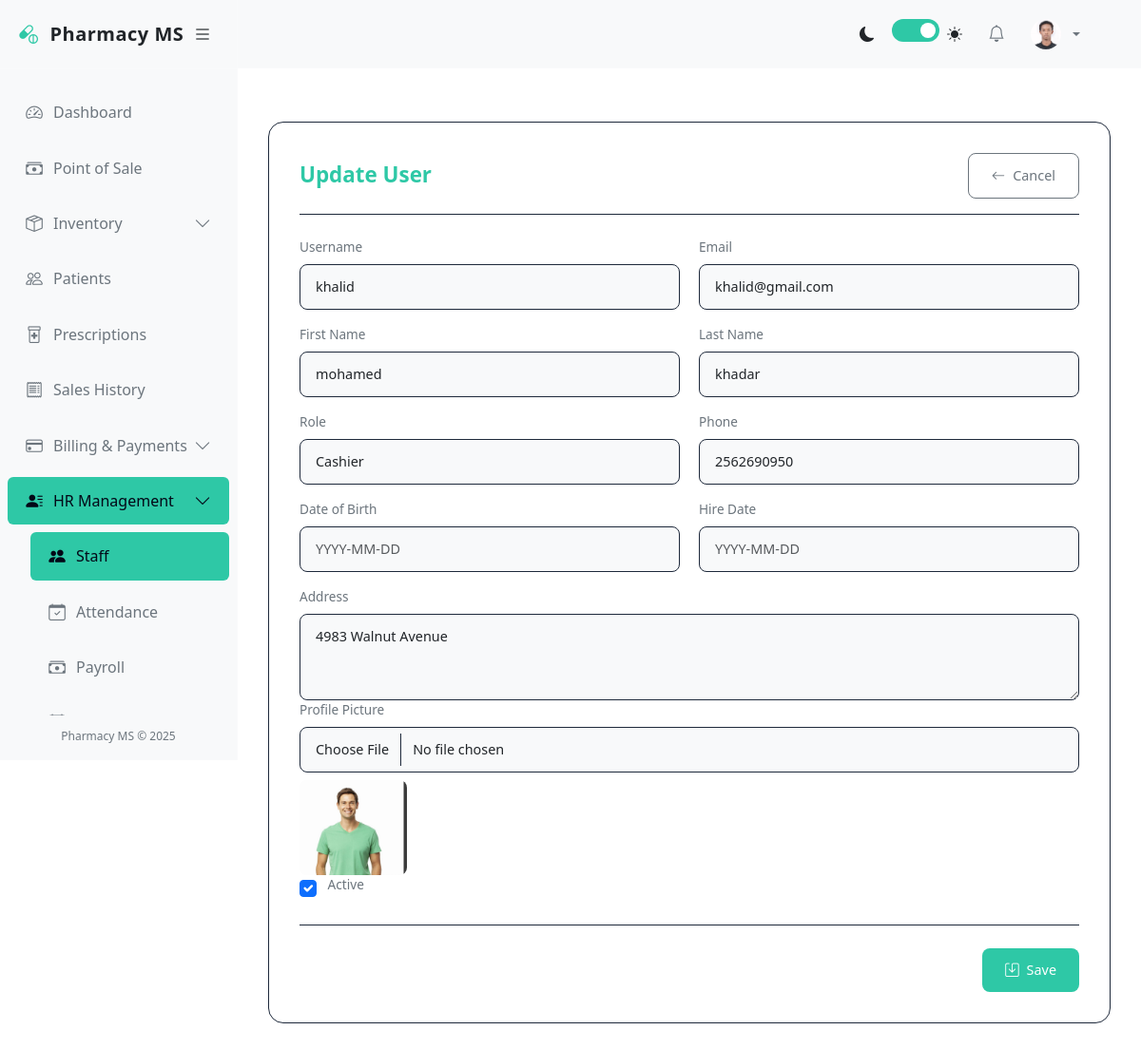
The app's page /accounts/users/10/update/ (signed in) with its own data.
### accounts/models.py (models this page shows, shortened)
class User(AbstractUser):
    GENDER_CHOICES = (
        ('M', 'Male'),
        ('F', 'Female'),
        ('O', 'Other'),
    )
    ROLES = (
        ('admin', 'Administrator'),
        ('pharmacist', 'Pharmacist'),
        ('cashier', 'Cashier'),
        ('manager', 'Manager'),
        ('staff', 'Staff'),
    )
    role = models.CharField(max_length=20, choices=ROLES, default='staff')
    gender = models.CharField(max_length=1, choices=GENDER_CHOICES, blank=True, null=True)
    phone = models.CharField(max_length=20, blank=True, null=True)
    address = models.TextField(blank=True, null=True)
    date_of_birth = models.DateField(blank=True, null=True)
    hire_date = models.DateField(blank=True, null=True)
    profile_picture = models.ImageField(upload_to='profile_pics/', blank=True, null=True)
    is_active = models.BooleanField(default=True)

### accounts/views.py (the view)
# urls.py: path('users/<int:pk>/update/', views.user_update, name='user_update'),
@login_required
@user_passes_test(is_admin)
def user_update(request, pk):
    user = get_object_or_404(User, pk=pk)
    if request.method == 'POST':
        form = UserUpdateForm(request.POST, request.FILES, instance=user)
        if form.is_valid():
            form.save()
            messages.success(request, f'User {user.username} updated successfully!')
            return redirect('user_list')
    else:
        form = UserUpdateForm(instance=user)
    return render(request, 'accounts/user_form.html', {'form': form, 'title': 'Update User'})

### pharmacy/templates/accounts/user_form.html (shortened to what this page needs)
{% extends 'base.html' %}
{% block content %}
<div class="batch-form-container">
    <div class="form-header">
        <h2 class="form-title">{{ title }}</h2>
        <a href="{% url 'user_list' %}" class="btn btn-outline">
            <i class="bi bi-arrow-left"></i> Cancel
        </a>
    </div>
    <form method="post" enctype="multipart/form-data">
        <div class="form-row">
            <div class="form-group">
                <label for="id_username">Username</label>
                <input type="text" name="username" id="id_username" class="form-control"
                       value="{{ form.username.value|default:'' }}" required>
            </div>
            <div class="form-group">
                <label for="id_email">Email</label>
                <input type="email" name="email" id="id_email" class="form-control"
                       value="{{ form.email.value|default:'' }}" required>
            </div>
        </div>
        <div class="form-row">
            <div class="form-group">
                <label for="id_first_name">First Name</label>
                <input type="text" name="first_name" id="id_first_name" class="form-control"
                       value="{{ form.first_name.value|default:'' }}">
            </div>
            <div class="form-group">
                <label for="id_last_name">Last Name</label>
                <input type="text" name="last_name" id="id_last_name" class="form-control"
                       value="{{ form.last_name.value|default:'' }}">
            </div>
        </div>
        <div class="form-row">
            <div class="form-group">
                <label for="id_role">Role</label>
                <select name="role" id="id_role" class="form-control">
                    {% for value, label in form.fields.role.choices %}
                        <option value="{{ value }}" {% if form.role.value == value %}selected{% endif %}>{{ label }}</option>
                    {% endfor %}
                </select>
            </div>
            <div class="form-group">
                <label for="id_phone">Phone</label>
                <input type="text" name="phone" id="id_phone" class="form-control"
                       value="{{ form.phone.value|default:'' }}">
            </div>
        </div>
        <div class="form-row">
            <div class="form-group">
                <label for="id_date_of_birth">Date of Birth</label>
                <input type="date" name="date_of_birth" id="id_date_of_birth" class="form-control"
                       value="{{ form.date_of_birth.value|date:'Y-m-d'|default:'' }}">
            </div>
            <div class="form-group">
                <label for="id_hire_date">Hire Date</label>
                <input type="date" name="hire_date" id="id_hire_date" class="form-control"
                       value="{{ form.hire_date.value|date:'Y-m-d'|default:'' }}">
            </div>
        </div>
        <div class="form-group full-width">
            <label for="id_address">Address</label>
            <textarea name="address" id="id_address" class="form-control" rows="3">{{ form.address.value|default:'' }}</textarea>
        </div>
        <div class="form-group full-width">
            <label for="id_profile_picture">Profile Picture</label>
            <input type="file" name="profile_picture" id="id_profile_picture" class="form-control">
            {% if form.instance.profile_picture %}
                <div class="mt-2">
                    <img src="{{ form.instance.profile_picture.url }}" alt="Current profile picture" style="max-height: 100px; border-radius: 8px;">
                </div>
            {% endif %}
        </div>
        <div class="form-group">
            <div class="checkbox">
                <input type="checkbox" name="is_active" id="id_is_active" class="form-check-input"
                       {% if form.is_active.value %}checked{% endif %}>
                <label for="id_is_active" class="form-check-label">Active</label>
            </div>
        </div>
        <div class="form-actions">
            <button type="submit" class="btn btn-primary">
                <i class="bi bi-save"></i> Save
            </button>
        </div>
    </form>
</div>
{% endblock %}

### pharmacy/templates/base.html (shortened to what this page needs)
<!DOCTYPE html>
<html lang="en">
<head>
    <link href="https://cdn.jsdelivr.net/npm/bootstrap@5.3.0/dist/css/bootstrap.min.css" rel="stylesheet">
    <link rel="stylesheet" href="https://cdn.jsdelivr.net/npm/bootstrap-icons@1.10.0/font/bootstrap-icons.css">
</head>
<body>
    <div class="d-flex">
        <div class="sidebar" id="sidebar">
            <div class="sidebar-header">
                <a href="{% url 'dashboard' %}" class="sidebar-brand">
                    <i class="bi bi-capsule-pill sidebar-brand-icon"></i>
                    <span id="sidebar-title">Pharmacy MS</span>
                </a>
                <button class="toggle-btn" id="toggle-sidebar">
                    <i class="bi bi-list"></i>
                </button>
            </div>
            <div class="px-2 py-3" style="height: calc(100% - 120px); overflow-y: auto;">
                <ul class="nav flex-column">
                    <li class="nav-item">
                        <a class="nav-link {% if request.resolver_match.url_name == 'dashboard' %}active{% endif %}"
                            href="{% url 'dashboard' %}">
                            <i class="bi bi-speedometer2"></i>
                            <span class="nav-link-text ms-2">Dashboard</span>
                        </a>
                    </li>
                    <li class="nav-item">
                        <a class="nav-link {% if 'pos' in request.resolver_match.url_name %}active{% endif %}"
                            href="{% url 'pos' %}">
                            <i class="bi bi-cash-stack"></i>
                            <span class="nav-link-text ms-2">Point of Sale</span>
                        </a>
                    </li>
                    <li class="nav-item">
                        <a class="nav-link "
                            data-bs-toggle="collapse" href="#inventoryCollapse">
                            <i class="bi bi-box-seam"></i>
                            <span class="nav-link-text ms-2">Inventory</span>
                            <i class="bi bi-chevron-down collapse-icon ms-auto"></i>
                        </a>
                    </li>
                    <li class="nav-item">
                        <a class="nav-link {% if 'patient' in request.resolver_match.url_name %}active{% endif %}"
                            href="{% url 'patient_list' %}">
                            <i class="bi bi-people"></i>
                            <span class="nav-link-text ms-2">Patients</span>
                        </a>
                    </li>
                    <li class="nav-item">
                        <a class="nav-link {% if 'prescription' in request.resolver_match.url_name %}active{% endif %}"
                            href="{% url 'prescription_list' %}">
                            <i class="bi bi-prescription2"></i>
                            <span class="nav-link-text ms-2">Prescriptions</span>
                        </a>
                    </li>
                    <li class="nav-item">
                        <a class="nav-link {% if 'sale' in request.resolver_match.url_name and 'pos' not in request.resolver_match.url_name %}active{% endif %}"
                            href="{% url 'sale_list' %}">
                            <i class="bi bi-receipt"></i>
                            <span class="nav-link-text ms-2">Sales History</span>
                        </a>
                    </li>
                    <li class="nav-item">
                        <a class="nav-link {% if 'billing' in request.resolver_match.url_name or 'payment' in request.resolver_match.url_name %}active{% endif %}"
                            data-bs-toggle="collapse" href="#billingCollapse">
                            <i class="bi bi-credit-card"></i>
                            <span class="nav-link-text ms-2">Billing & Payments</span>
                            <i class="bi bi-chevron-down collapse-icon ms-auto"></i>
                        </a>
                    </li>
                    <li class="nav-item">
                        <a class="nav-link {% if 'user' in request.resolver_match.url_name or 'attendance' in request.resolver_match.url_name or 'payroll' in request.resolver_match.url_name %}active{% endif %}"
                            data-bs-toggle="collapse" href="#hrCollapse">
                            <i class="bi bi-person-lines-fill"></i>
                            <span class="nav-link-text ms-2">HR Management</span>
                            <i class="bi bi-chevron-down collapse-icon ms-auto"></i>
                        </a>
                        <div class="collapse {% if 'user' in request.resolver_match.url_name or 'attendance' in request.resolver_match.url_name or 'payroll' in request.resolver_match.url_name %}show{% endif %}"
                            id="hrCollapse">
                            <ul class="nav flex-column ps-4">
                                <li class="nav-item">
                                    <a class="nav-link {% if 'user' in request.resolver_match.url_name %}active{% endif %}"
                                        href="{% url 'user_list' %}">
                                        <i class="bi bi-people-fill"></i>
                                        <span class="nav-link-text ms-2">Staff</span>
                                    </a>
                                </li>
                                <li class="nav-item">
                                    <a class="nav-link {% if 'attendance' in request.resolver_match.url_name %}active{% endif %}"
                                        href="{% url 'attendance_list' %}">
                                        <i class="bi bi-calendar-check"></i>
                                        <span class="nav-link-text ms-2">Attendance</span>
                                    </a>
                                </li>
                                <li class="nav-item">
                                    <a class="nav-link {% if 'payroll' in request.resolver_match.url_name %}active{% endif %}"
                                        href="{% url 'payroll_list' %}">
                                        <i class="bi bi-cash-stack"></i>
                                        <span class="nav-link-text ms-2">Payroll</span>
                                    </a>
                                </li>
                                <li class="nav-item">
                                    <a class="nav-link {% if 'leave' in request.resolver_match.url_name %}active{% endif %}"
                                        href="{% url 'leave_list' %}">
                                        <i class="bi bi-calendar"></i>
                                        <span class="nav-link-text ms-2">Leave</span>
                                    </a>
                                </li>
                            </ul>
                        </div>
                    </li>
                </ul>
            </div>
            <div class="sidebar-footer">
                Pharmacy MS &copy; 2025
            </div>
        </div>
        <div class="main-content flex-grow-1" id="main-content">
            <nav class="navbar navbar-expand-lg navbar-light bg-light border-bottom">
                <div class="container-fluid">
                    <div class="collapse navbar-collapse" id="navbarSupportedContent">
                        <ul class="navbar-nav ms-auto align-items-center">
                            <li class="nav-item me-3">
                                <div class="d-flex align-items-center">
                                    <i class="bi bi-moon-fill me-2"></i>
                                    <label class="theme-switch">
                                        <span class="slider"></span>
                                    </label>
                                    <i class="bi bi-sun-fill ms-2"></i>
                                </div>
                            </li>
                            <li class="nav-item dropdown me-2">
                                <a class="nav-link position-relative" href="#" id="notificationsDropdown" role="button"
                                    data-bs-toggle="dropdown">
                                    <i class="bi bi-bell"></i>
                                </a>
                            </li>
                            <li class="nav-item dropdown">
                                <a class="nav-link dropdown-toggle d-flex align-items-center" href="#" id="userDropdown"
                                    role="button" data-bs-toggle="dropdown">
                                    {% if user.profile_picture %}
                                    <img src="{{ user.profile_picture.url }}" class="rounded-circle me-2" width="32"
                                        height="32" alt="Profile">
                                    {% else %}
                                    <i class="bi bi-person-circle me-2"></i>
                                    {% endif %}
                                </a>
                            </li>
                        </ul>
                    </div>
                </div>
            </nav>
            <div class="container-fluid py-4">
                {% block content %}{% endblock %}
            </div>
        </div>
    </div>
</body>
</html>

### records on screen
User: profile_picture (picture)
User: username "khalid", email "khalid@gmail.com", first_name "mohamed", last_name "khadar", role "Cashier", phone "2562690950", address "4983 Walnut Avenue", instance.profile_picture (picture)

### other values on screen
{{ title }} "Update User"
